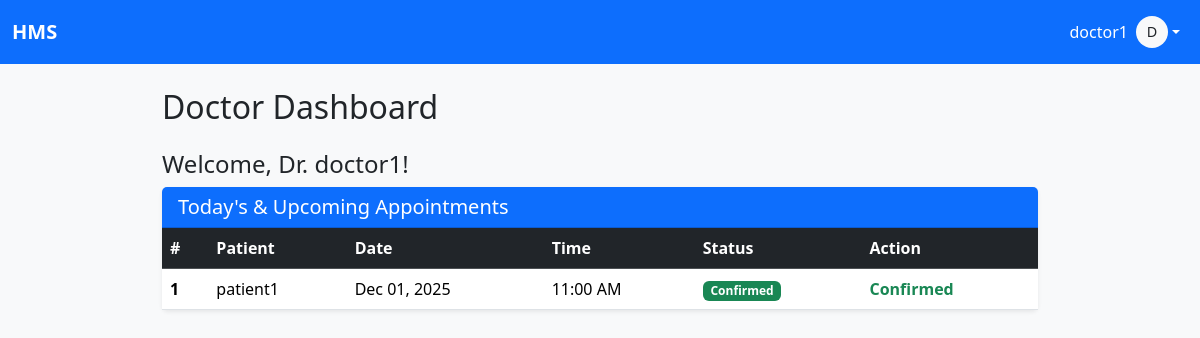
Page /doctor/dashboard (signed in) on the committed database.
### app.py (models this page shows)
class User(UserMixin, db.Model):
    id = db.Column(db.Integer, primary_key=True)
    username = db.Column(db.String(50), unique=True, nullable=False)
    password_hash = db.Column(db.String(128), nullable=False)
    role = db.Column(db.String(20), nullable=False)  # admin, doctor, patient
    name = db.Column(db.String(100), nullable=False)
    profile_pic = db.Column(db.String(150), default='default.jpg')
    doctor = db.relationship('DoctorProfile', backref='user', uselist=False)
    patient = db.relationship('PatientProfile', backref='user', uselist=False)

class Appointment(db.Model):
    id = db.Column(db.Integer, primary_key=True)
    patient_id = db.Column(db.Integer, db.ForeignKey('patient_profile.id'), nullable=False)
    doctor_id = db.Column(db.Integer, db.ForeignKey('doctor_profile.id'), nullable=False)
    date = db.Column(db.Date, nullable=False)
    time = db.Column(db.Time, nullable=False)
    status = db.Column(db.String(20), default='pending')
    patient = db.relationship('PatientProfile', backref='appointments')
    doctor = db.relationship('DoctorProfile', backref='appointments')

### app.py (the view)
@app.route("/doctor/dashboard")
@login_required
def doctor_dashboard():
    if current_user.role != "doctor":
        abort(403)
    appointments = Appointment.query.filter_by(doctor_id=current_user.doctor.id).all()
    return render_template("doctor_dashboard.html", appointments=appointments)

### app.py (called while the page is built)
@login_manager.user_loader
def load_user(user_id):
    return User.query.get(int(user_id))

@app.context_processor
def inject_user():
    return dict(current_user=current_user, now=datetime.now())

### templates/doctor_dashboard.html
{% extends "base.html" %}
{% block content %}
<h2 class="mb-4">Doctor Dashboard</h2>
<h4>Welcome, Dr. {{ current_user.name }}!</h4>
<div class="card shadow-sm border-0">
  <div class="card-header bg-primary text-white">
    <h5 class="mb-0">Today's & Upcoming Appointments</h5>
  </div>
  <div class="card-body p-0">
    {% if appointments %}
    <div class="table-responsive">
      <table class="table table-hover align-middle mb-0">
        <thead class="table-dark">
          <tr>
            <th>#</th>
            <th>Patient</th>
            <th>Date</th>
            <th>Time</th>
            <th>Status</th>
            <th>Action</th>
          </tr>
        </thead>
        <tbody>
          {% for appt in appointments %}
          <tr>
            <td><strong>{{ appt.id }}</strong></td>
            <td>{{ appt.patient.user.name }}</td>
            <td>{{ appt.date.strftime('%b %d, %Y') }}</td>
            <td>{{ appt.time.strftime('%I:%M %p') }}</td>
            <td>
              {% if appt.status == 'pending' %}
                <span class="badge bg-warning text-dark">Pending Approval</span>
              {% elif appt.status == 'confirmed' %}
                <span class="badge bg-success">Confirmed</span>
              {% elif appt.status == 'rejected' %}
                <span class="badge bg-danger">Rejected</span>
              {% else %}
                <span class="badge bg-secondary">{{ appt.status|capitalize }}</span>
              {% endif %}
            </td>
            <td>
              {% if appt.status == 'pending' %}
                <a href="{{ url_for('confirm_appointment', appt_id=appt.id) }}"
                   class="btn btn-sm btn-success me-2"
                   onclick="return confirm('Confirm this appointment?')">
                  Confirm
                </a>
                <a href="{{ url_for('reject_appointment', appt_id=appt.id) }}"
                   class="btn btn-sm btn-danger"
                   onclick="return confirm('Reject this appointment?')">
                  Reject
                </a>
              {% elif appt.status == 'confirmed' %}
                <span class="text-success fw-bold">Confirmed</span>
              {% elif appt.status == 'rejected' %}
                <em class="text-danger">Rejected</em>
              {% else %}
                <span class="text-muted">{{ appt.status|capitalize }}</span>
              {% endif %}
            </td>
          </tr>
          {% endfor %}
        </tbody>
      </table>
    </div>
    {% else %}
    <div class="text-center py-5 text-muted">
      <h5>No appointments scheduled yet.</h5>
      <p>Patients can book directly from their dashboard.</p>
    </div>
    {% endif %}
  </div>
</div>
{% endblock %}

### templates/base.html (shortened to what this page needs)
<!DOCTYPE html>
<html lang="en">
<head>
    <link href="https://cdn.jsdelivr.net/npm/bootstrap@5.3.1/dist/css/bootstrap.min.css" rel="stylesheet">
    <link rel="stylesheet" href="{{ url_for('static', filename='style.css') }}">
</head>
<body>
<nav class="navbar navbar-expand-lg navbar-dark bg-primary mb-4">
  <div class="container-fluid">
    <a class="navbar-brand fw-bold" href="{{ url_for('admin_dashboard') if current_user.is_authenticated else url_for('login') }}">HMS</a>
    <div class="collapse navbar-collapse" id="navbarContent">
      <ul class="navbar-nav ms-auto align-items-center">
        {% if current_user.is_authenticated %}
        <li class="nav-item dropdown">
          <a class="nav-link dropdown-toggle d-flex align-items-center text-white" href="#" role="button"
             data-bs-toggle="dropdown" aria-expanded="false">
            <span class="me-2 d-none d-sm-inline">{{ current_user.username }}</span>
            <div class="bg-light text-dark rounded-circle d-flex align-items-center justify-content-center"
                 style="width: 32px; height: 32px; font-size: 0.9rem;">
              {{ current_user.username[0]|upper }}
            </div>
          </a>
        </li>
        {% else %}
        <li class="nav-item">
          <a class="nav-link" href="{{ url_for('login') }}">Login</a>
        </li>
        {% endif %}
      </ul>
    </div>
  </div>
</nav><div class="container">
    {% block content %}{% endblock %}
</div>
</body>
</html>

### static/style.css (style rules this page uses)
body { background-color: #f8f9fa; }
.navbar-brand { font-weight: bold; }
.container { max-width: 900px; }

### rows in the picture
User: username "doctor1", username "D", name "doctor1"
Appointment: id "1", patient.user.name "patient1", date "Dec 01, 2025", time "11:00 AM", status "Confirmed"
